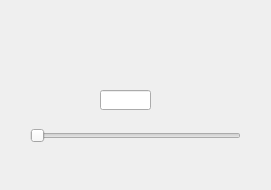
<?xml version="1.0" encoding="UTF-8"?>
<ui version="4.0">
 <class>Dialog</class>
 <widget class="QDialog" name="Dialog">
  <property name="geometry">
   <rect>
    <x>0</x>
    <y>0</y>
    <width>271</width>
    <height>190</height>
   </rect>
  </property>
  <property name="windowTitle">
   <string>Dialog</string>
  </property>
  <widget class="QSlider" name="horizontalSlider">
   <property name="geometry">
    <rect>
     <x>30</x>
     <y>120</y>
     <width>211</width>
     <height>31</height>
    </rect>
   </property>
   <property name="maximum">
    <number>255</number>
   </property>
   <property name="orientation">
    <enum>Qt::Horizontal</enum>
   </property>
  </widget>
  <widget class="QLineEdit" name="lineEdit">
   <property name="geometry">
    <rect>
     <x>100</x>
     <y>90</y>
     <width>51</width>
     <height>20</height>
    </rect>
   </property>
  </widget>
 </widget>
 <resources/>
 <connections>
  <connection>
   <sender>lineEdit</sender>
   <signal>textChanged(QString)</signal>
   <receiver>Dialog</receiver>
   <slot>updateSlider()</slot>
   <hints>
    <hint type="sourcelabel">
     <x>142</x>
     <y>97</y>
    </hint>
    <hint type="destinationlabel">
     <x>189</x>
     <y>97</y>
    </hint>
   </hints>
  </connection>
  <connection>
   <sender>horizontalSlider</sender>
   <signal>valueChanged(int)</signal>
   <receiver>Dialog</receiver>
   <slot>updateText()</slot>
   <hints>
    <hint type="sourcelabel">
     <x>104</x>
     <y>144</y>
    </hint>
    <hint type="destinationlabel">
     <x>140</x>
     <y>173</y>
    </hint>
   </hints>
  </connection>
 </connections>
 <slots>
  <slot>updateSlider()</slot>
  <slot>updateText()</slot>
 </slots>
</ui>
